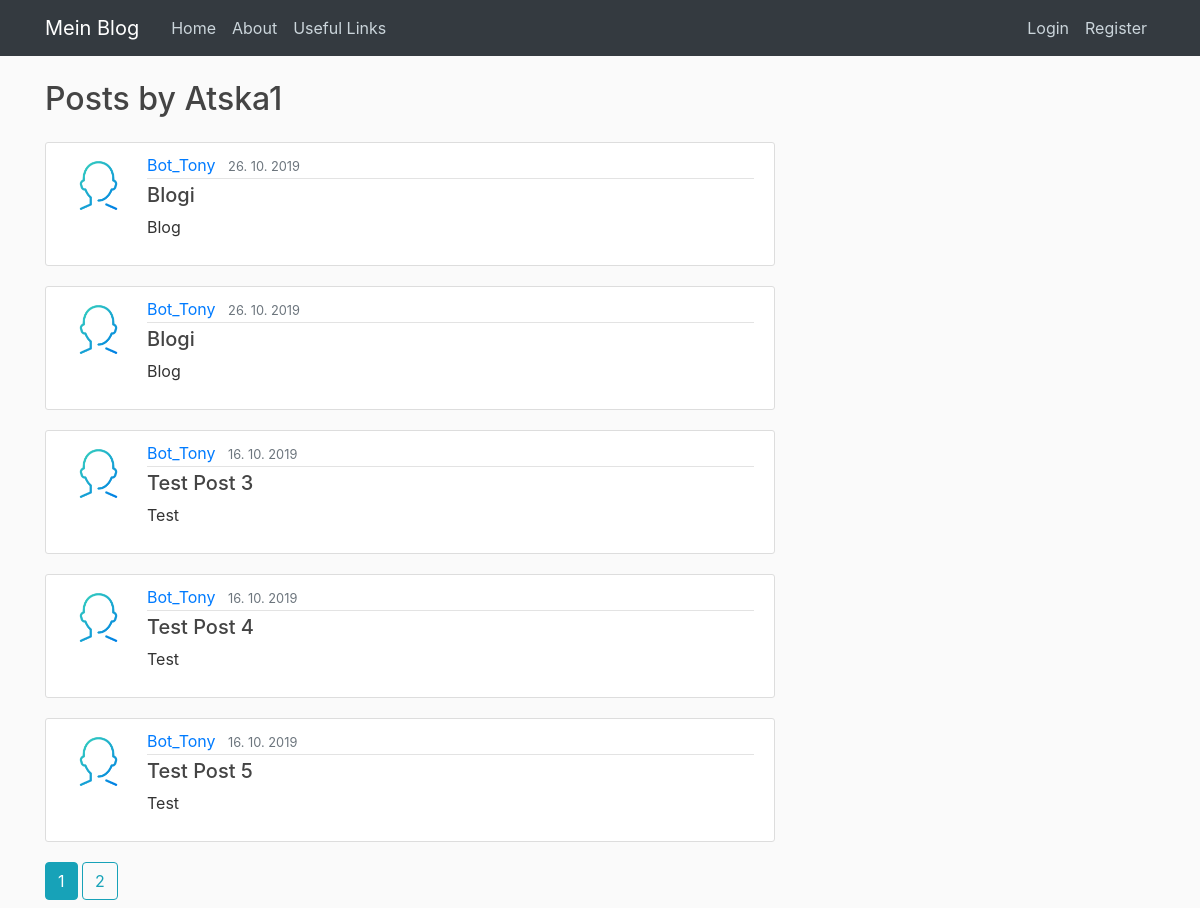
Before: /user/Atska1 with the older database file.
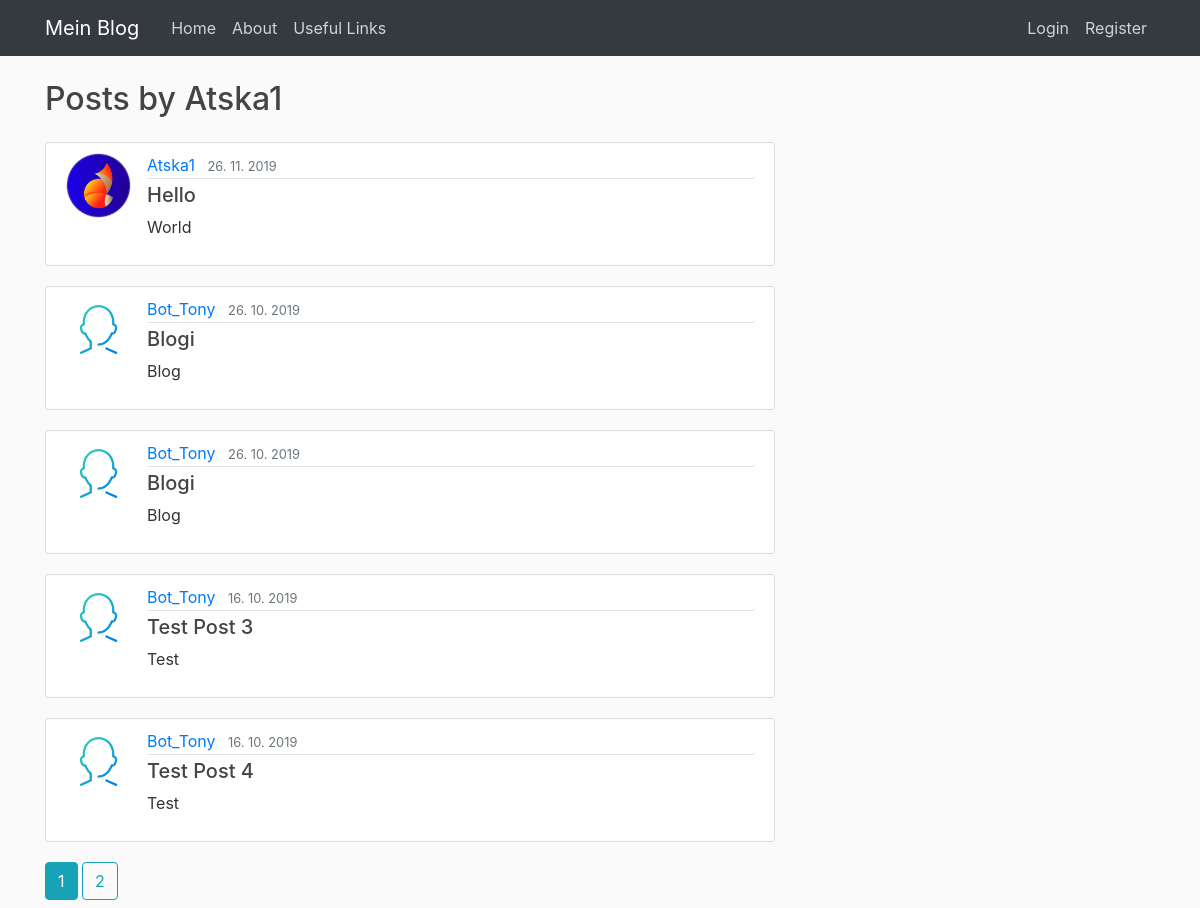
After: the same page with the newer database file.
### flaskblog/models.py (models this page shows, shortened)
class Post(db.Model):
    id = db.Column(db.Integer, primary_key=True)
    title = db.Column(db.String(50), nullable=False)
    content = db.Column(db.Text, nullable=False)
    date_posted = db.Column(db.DateTime, nullable=False, default=datetime.utcnow())
    user_id = db.Column(db.Integer, db.ForeignKey('user.id'), nullable=False)

class User(db.Model, UserMixin):
    id = db.Column(db.Integer, primary_key=True)
    username = db.Column(db.String(15), unique=True, nullable=False)
    email = db.Column(db.String(50), unique=True, nullable=False)
    image_file = db.Column(db.String(20), nullable=False, default='default.png')
    password = db.Column(db.String(50), nullable=False)
    posts = db.relationship('Post', backref='author', lazy=True)

### flaskblog/users/routes.py (the view)
@users.route("/user/<string:username>")
def user_posts(username):
    page = request.args.get('page', 1, type=int)
    user = User.query.filter_by(username=username).first_or_404()
    posts = Post.query.order_by(Post.date_posted.desc()).paginate(page=page, per_page=5)
    return render_template('user_posts.html', posts=posts, user=user)

### flaskblog/templates/user_posts.html
{% extends "layout.html" %}
{% block content %}
    <h2 class="mb-4"> Posts by {{ user.username }}</h2>
    {% for post in posts.items %}
        <article class="media content-section">
            <img class="rounded-circle article-img" src="{{ url_for('static', filename='Profile_pics/' +
                post.author.image_file) }}">
            <div class="media-body">
            <div class="article-metadata">
              <a class="mr-2" href="{{ url_for('users.user_posts', username=post.author.username) }}">
                  {{ post.author.username }}</a>
              <small class="text-muted">{{ post.date_posted.strftime('%d. %m. %Y') }}</small>
            </div>
            <h5><a class="article-title" href="{{ url_for('posts.post', post_id=post.id)}}"> {{ post.title }}</a></h5>
            <p class="article-content">{{ post.content }}</p>
          </div>
        </article>
    {% endfor %}
    {% for page_num in posts.iter_pages(left_edge=1, right_edge=1, left_current=1, right_current=2) %}
        {% if posts.page == page_num %}
            <a class="btn btn-info mb-2" href="{{ url_for('users.user_posts', username=username, page=page_num)}}">
                {{ page_num }}</a>
        {% else %}
            <a class="btn btn-outline-info mb-2" href="{{ url_for('users.user_posts', username=username, page=page_num)}}">
                {{ page_num }}</a>
        {% endif %}
    {% endfor %}
{% endblock content %}

Changed rows visible on the page:
no longer on this page (row unchanged): Post: image_file (picture), author.username "Bot_Tony", date_posted "16. 10. 2019", title "Test Post 5", content "Test"
added Post: image_file (picture), author.username "Atska1", date_posted "26. 11. 2019", title "Hello", content "World"
